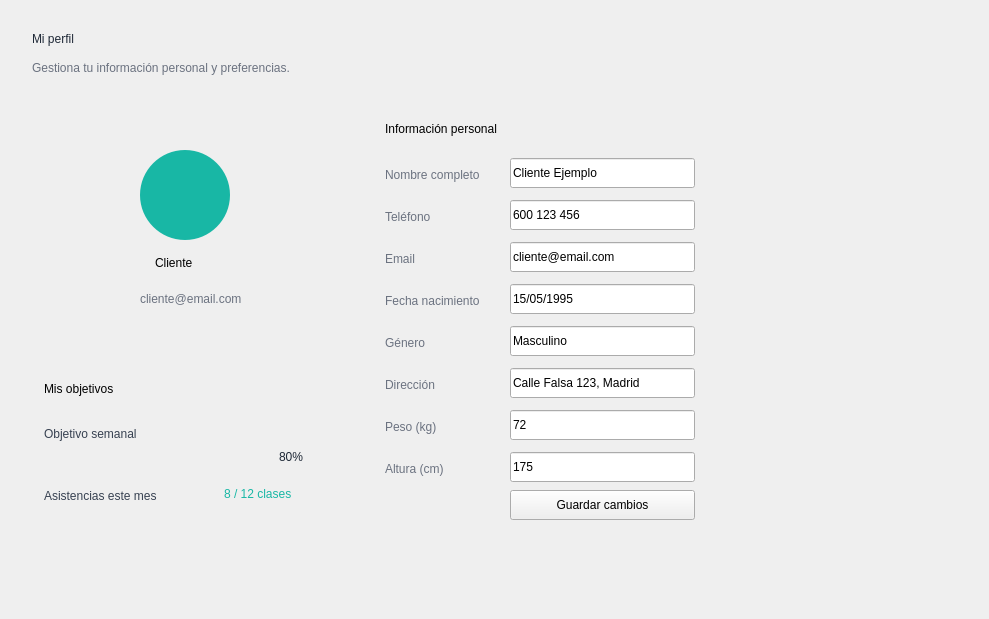
    <widget class="QWidget" name="pagePerfil">
     <widget class="QLabel" name="fondoOlaPerfil">
      <property name="geometry">
       <rect>
        <x>0</x>
        <y>0</y>
        <width>980</width>
        <height>610</height>
       </rect>
      </property>
      <property name="text">
       <string/>
      </property>
      <property name="pixmap">
       <pixmap>:/newPrefix/reborde_ola.png</pixmap>
      </property>
      <property name="scaledContents">
       <bool>true</bool>
      </property>
     </widget>
     <widget class="QLabel" name="lblTituloPerfil">
      <property name="geometry">
       <rect>
        <x>32</x>
        <y>22</y>
        <width>240</width>
        <height>34</height>
       </rect>
      </property>
      <property name="styleSheet">
       <string notr="true">font:bold 20pt &quot;Segoe UI&quot;; color:#1F2937;</string>
      </property>
      <property name="text">
       <string>Mi perfil</string>
      </property>
     </widget>
     <widget class="QLabel" name="lblSubPerfil">
      <property name="geometry">
       <rect>
        <x>32</x>
        <y>58</y>
        <width>430</width>
        <height>20</height>
       </rect>
      </property>
      <property name="styleSheet">
       <string notr="true">font:9pt &quot;Segoe UI&quot;; color:#6B7280;</string>
      </property>
      <property name="text">
       <string>Gestiona tu información personal y preferencias.</string>
      </property>
     </widget>
     <widget class="QFrame" name="cardPerfil">
      <property name="geometry">
       <rect>
        <x>30</x>
        <y>100</y>
        <width>301</width>
        <height>241</height>
       </rect>
      </property>
      <widget class="QLabel" name="avatarGrande">
       <property name="geometry">
        <rect>
         <x>110</x>
         <y>50</y>
         <width>90</width>
         <height>90</height>
        </rect>
       </property>
       <property name="styleSheet">
        <string notr="true">background-color:#18B7A5; border-radius:45px;</string>
       </property>
       <property name="pixmap">
        <pixmap>:/newPrefix/usuario.png</pixmap>
       </property>
       <property name="scaledContents">
        <bool>true</bool>
       </property>
      </widget>
      <widget class="QLabel" name="lblNombrePerfil">
       <property name="geometry">
        <rect>
         <x>125</x>
         <y>150</y>
         <width>120</width>
         <height>26</height>
        </rect>
       </property>
       <property name="styleSheet">
        <string notr="true">font:bold 14pt &quot;Segoe UI&quot;;</string>
       </property>
       <property name="text">
        <string>Cliente</string>
       </property>
      </widget>
      <widget class="QLabel" name="lblEmailPerfil">
       <property name="geometry">
        <rect>
         <x>110</x>
         <y>190</y>
         <width>150</width>
         <height>18</height>
        </rect>
       </property>
       <property name="styleSheet">
        <string notr="true">color:#6B7280; font:8pt &quot;Segoe UI&quot;;</string>
       </property>
       <property name="text">
        <string>cliente@email.com</string>
       </property>
      </widget>
     </widget>
     <widget class="QFrame" name="cardInfoPersonal">
      <property name="geometry">
       <rect>
        <x>360</x>
        <y>100</y>
        <width>360</width>
        <height>420</height>
       </rect>
      </property>
      <widget class="QLabel" name="lblInfoPersonal">
       <property name="geometry">
        <rect>
         <x>25</x>
         <y>18</y>
         <width>200</width>
         <height>22</height>
        </rect>
       </property>
       <property name="styleSheet">
        <string notr="true">font:bold 11pt &quot;Segoe UI&quot;;</string>
       </property>
       <property name="text">
        <string>Información personal</string>
       </property>
      </widget>
      <widget class="QLabel" name="l1">
       <property name="geometry">
        <rect>
         <x>25</x>
         <y>65</y>
         <width>115</width>
         <height>20</height>
        </rect>
       </property>
       <property name="styleSheet">
        <string notr="true">color:#6B7280; font:8pt &quot;Segoe UI&quot;;</string>
       </property>
       <property name="text">
        <string>Nombre completo</string>
       </property>
      </widget>
      <widget class="QLineEdit" name="txtNombre">
       <property name="geometry">
        <rect>
         <x>150</x>
         <y>58</y>
         <width>185</width>
         <height>30</height>
        </rect>
       </property>
       <property name="text">
        <string>Cliente Ejemplo</string>
       </property>
      </widget>
      <widget class="QLabel" name="l2">
       <property name="geometry">
        <rect>
         <x>25</x>
         <y>107</y>
         <width>115</width>
         <height>20</height>
        </rect>
       </property>
       <property name="styleSheet">
        <string notr="true">color:#6B7280; font:8pt &quot;Segoe UI&quot;;</string>
       </property>
       <property name="text">
        <string>Teléfono</string>
       </property>
      </widget>
      <widget class="QLineEdit" name="txtTelefono">
       <property name="geometry">
        <rect>
         <x>150</x>
         <y>100</y>
         <width>185</width>
         <height>30</height>
        </rect>
       </property>
       <property name="text">
        <string>600 123 456</string>
       </property>
      </widget>
      <widget class="QLabel" name="l3">
       <property name="geometry">
        <rect>
         <x>25</x>
         <y>149</y>
         <width>115</width>
         <height>20</height>
        </rect>
       </property>
       <property name="styleSheet">
        <string notr="true">color:#6B7280; font:8pt &quot;Segoe UI&quot;;</string>
       </property>
       <property name="text">
        <string>Email</string>
       </property>
      </widget>
      <widget class="QLineEdit" name="txtEmail">
       <property name="geometry">
        <rect>
         <x>150</x>
         <y>142</y>
         <width>185</width>
         <height>30</height>
        </rect>
       </property>
       <property name="text">
        <string>cliente@email.com</string>
       </property>
      </widget>
      <widget class="QLabel" name="l4">
       <property name="geometry">
        <rect>
         <x>25</x>
         <y>191</y>
         <width>115</width>
         <height>20</height>
        </rect>
       </property>
       <property name="styleSheet">
        <string notr="true">color:#6B7280; font:8pt &quot;Segoe UI&quot;;</string>
       </property>
       <property name="text">
        <string>Fecha nacimiento</string>
       </property>
      </widget>
      <widget class="QLineEdit" name="txtFecha">
       <property name="geometry">
        <rect>
         <x>150</x>
         <y>184</y>
         <width>185</width>
         <height>30</height>
        </rect>
       </property>
       <property name="text">
        <string>15/05/1995</string>
       </property>
      </widget>
      <widget class="QLabel" name="l5">
       <property name="geometry">
        <rect>
         <x>25</x>
         <y>233</y>
         <width>115</width>
         <height>20</height>
        </rect>
       </property>
       <property name="styleSheet">
        <string notr="true">color:#6B7280; font:8pt &quot;Segoe UI&quot;;</string>
       </property>
       <property name="text">
        <string>Género</string>
       </property>
      </widget>
      <widget class="QLineEdit" name="txtGenero">
       <property name="geometry">
        <rect>
         <x>150</x>
         <y>226</y>
         <width>185</width>
         <height>30</height>
        </rect>
       </property>
       <property name="text">
        <string>Masculino</string>
       </property>
      </widget>
      <widget class="QLabel" name="l6">
       <property name="geometry">
        <rect>
         <x>25</x>
         <y>275</y>
         <width>115</width>
         <height>20</height>
        </rect>
       </property>
       <property name="styleSheet">
        <string notr="true">color:#6B7280; font:8pt &quot;Segoe UI&quot;;</string>
       </property>
       <property name="text">
        <string>Dirección</string>
       </property>
      </widget>
      <widget class="QLineEdit" name="txtDireccion">
       <property name="geometry">
        <rect>
         <x>150</x>
         <y>268</y>
         <width>185</width>
         <height>30</height>
        </rect>
       </property>
       <property name="text">
        <string>Calle Falsa 123, Madrid</string>
       </property>
      </widget>
      <widget class="QLabel" name="l7">
       <property name="geometry">
        <rect>
         <x>25</x>
         <y>317</y>
         <width>115</width>
         <height>20</height>
        </rect>
       </property>
       <property name="styleSheet">
        <string notr="true">color:#6B7280; font:8pt &quot;Segoe UI&quot;;</string>
       </property>
       <property name="text">
        <string>Peso (kg)</string>
       </property>
      </widget>
      <widget class="QLineEdit" name="txtPeso">
       <property name="geometry">
        <rect>
         <x>150</x>
         <y>310</y>
         <width>185</width>
         <height>30</height>
        </rect>
       </property>
       <property name="text">
        <string>72</string>
       </property>
      </widget>
      <widget class="QLabel" name="l8">
       <property name="geometry">
        <rect>
         <x>25</x>
         <y>359</y>
         <width>115</width>
         <height>20</height>
        </rect>
       </property>
       <property name="styleSheet">
        <string notr="true">color:#6B7280; font:8pt &quot;Segoe UI&quot;;</string>
       </property>
       <property name="text">
        <string>Altura (cm)</string>
       </property>
      </widget>
      <widget class="QLineEdit" name="txtAltura">
       <property name="geometry">
        <rect>
         <x>150</x>
         <y>352</y>
         <width>185</width>
         <height>30</height>
        </rect>
       </property>
       <property name="text">
        <string>175</string>
       </property>
      </widget>
      <widget class="QPushButton" name="btnGuardarCambios">
       <property name="geometry">
        <rect>
         <x>150</x>
         <y>390</y>
         <width>185</width>
         <height>30</height>
        </rect>
       </property>
       <property name="text">
        <string>Guardar cambios</string>
       </property>
      </widget>
     </widget>
     <widget class="QFrame" name="cardObjetivos">
      <property name="geometry">
       <rect>
        <x>24</x>
        <y>360</y>
        <width>311</width>
        <height>165</height>
       </rect>
      </property>
      <widget class="QLabel" name="lblMisObjetivos">
       <property name="geometry">
        <rect>
         <x>20</x>
         <y>18</y>
         <width>130</width>
         <height>22</height>
        </rect>
       </property>
       <property name="styleSheet">
        <string notr="true">font:bold 11pt &quot;Segoe UI&quot;;</string>
       </property>
       <property name="text">
        <string>Mis objetivos</string>
       </property>
      </widget>
      <widget class="QLabel" name="lblObjetivoSemanal">
       <property name="geometry">
        <rect>
         <x>20</x>
         <y>65</y>
         <width>160</width>
         <height>18</height>
        </rect>
       </property>
       <property name="styleSheet">
        <string notr="true">font:8pt &quot;Segoe UI&quot;; color:#374151;</string>
       </property>
       <property name="text">
        <string>Objetivo semanal</string>
       </property>
      </widget>
      <widget class="QFrame" name="barraProgresoFondo">
       <property name="geometry">
        <rect>
         <x>20</x>
         <y>92</y>
         <width>220</width>
         <height>8</height>
        </rect>
       </property>
       <property name="frameShape">
        <enum>QFrame::Shape::NoFrame</enum>
       </property>
      </widget>
      <widget class="QFrame" name="barraProgresoValor">
       <property name="geometry">
        <rect>
         <x>20</x>
         <y>92</y>
         <width>180</width>
         <height>8</height>
        </rect>
       </property>
       <property name="frameShape">
        <enum>QFrame::Shape::NoFrame</enum>
       </property>
      </widget>
      <widget class="QLabel" name="lblPorcentaje">
       <property name="geometry">
        <rect>
         <x>255</x>
         <y>82</y>
         <width>45</width>
         <height>30</height>
        </rect>
       </property>
       <property name="styleSheet">
        <string notr="true">font:bold 16pt &quot;Segoe UI&quot;; color:#1F2937;</string>
       </property>
       <property name="text">
        <string>80%</string>
       </property>
      </widget>
      <widget class="QLabel" name="lblAsistenciasMes">
       <property name="geometry">
        <rect>
         <x>20</x>
         <y>125</y>
         <width>140</width>
         <height>22</height>
        </rect>
       </property>
       <property name="styleSheet">
        <string notr="true">font:8pt &quot;Segoe UI&quot;; color:#374151;</string>
       </property>
       <property name="text">
        <string>Asistencias este mes</string>
       </property>
      </widget>
      <widget class="QLabel" name="lblAsistenciasValor">
       <property name="geometry">
        <rect>
         <x>200</x>
         <y>120</y>
         <width>101</width>
         <height>28</height>
        </rect>
       </property>
       <property name="styleSheet">
        <string notr="true">font:bold 13pt &quot;Segoe UI&quot;; color:#18B7A5;</string>
       </property>
       <property name="text">
        <string>8 / 12 clases</string>
       </property>
      </widget>
     </widget>
    </widget>
